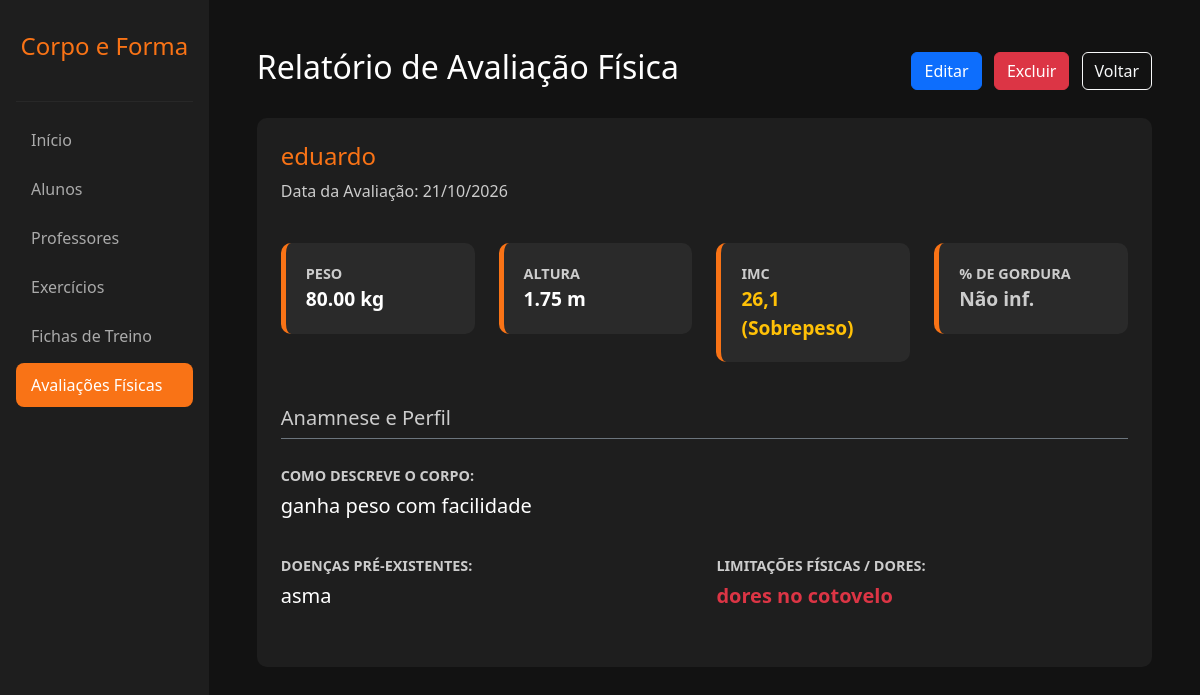
/ver_avaliacao.php?id=6 (signed in), run on the app's committed database.
### tables this page shows
CREATE TABLE `avaliacoes` (
  `id` int(11) NOT NULL,
  `aluno_id` int(11) NOT NULL,
  `data_avaliacao` date NOT NULL,
  `peso` decimal(5,2) DEFAULT NULL,
  `altura` decimal(3,2) DEFAULT NULL,
  `percentual_gordura` decimal(4,2) DEFAULT NULL,
  `percepcao_corporal` varchar(255) DEFAULT NULL,
  `doencas_preexistentes` text DEFAULT NULL,
  `limitacoes_fisicas` text DEFAULT NULL
);

CREATE TABLE `alunos` (
  `id` int(11) NOT NULL,
  `nome` varchar(100) NOT NULL,
  `email` varchar(100) DEFAULT NULL,
  `sexo` enum('M','F') NOT NULL DEFAULT 'M',
  `telefone` varchar(20) DEFAULT NULL,
  `data_nascimento` date DEFAULT NULL,
  `objetivo` varchar(50) DEFAULT NULL,
  `data_cadastro` timestamp NOT NULL DEFAULT current_timestamp(),
  `senha` varchar(255) DEFAULT '123456',
  `treino_atual` varchar(2) DEFAULT 'A'
);

### ver_avaliacao.php (the view, shortened to what this page needs)
<?php
require 'conexao.php';
$stmt = $pdo->prepare("SELECT av.*, al.nome, al.data_nascimento FROM avaliacoes av JOIN alunos al ON av.aluno_id = al.id WHERE av.id = :id");
$stmt->execute(['id' => $_GET['id']]);
$avaliacao = $stmt->fetch(PDO::FETCH_ASSOC);
$imc = $avaliacao['peso'] / ($avaliacao['altura'] * $avaliacao['altura']);
$imc_formatado = number_format($imc, 1, ',', '.');
if ($imc < 18.5) { $classificacao = "Abaixo do peso"; $cor = "text-info"; }
elseif ($imc < 24.9) { $classificacao = "Peso normal"; $cor = "text-success"; }
elseif ($imc < 29.9) { $classificacao = "Sobrepeso"; $cor = "text-warning"; }
else { $classificacao = "Obesidade"; $cor = "text-danger"; }
?>
<!DOCTYPE html>
<html lang="pt-BR">
<head>
    <link href="https://cdn.jsdelivr.net/npm/bootstrap@5.3.2/dist/css/bootstrap.min.css" rel="stylesheet">
</head>
<body>
    <div class="d-flex">
        <div class="sidebar p-3 d-flex flex-column">
            <h4 class="text-center mt-3 mb-4" style="color: #f97316;">Corpo e Forma</h4>
            <hr style="border-color: #444;">
            <ul class="nav flex-column mb-auto">
                <li class="nav-item"><a href="painel.php" class="nav-link">Início</a></li>
                <li class="nav-item"><a href="alunos.php" class="nav-link">Alunos</a></li>
                <li class="nav-item"><a href="professores.php" class="nav-link">Professores</a></li>
                <li class="nav-item"><a href="exercicios.php" class="nav-link">Exercícios</a></li>
                <li class="nav-item"><a href="fichas.php" class="nav-link">Fichas de Treino</a></li>
                <li class="nav-item"><a href="avaliacoes.php" class="nav-link active">Avaliações Físicas</a></li>
            </ul>
        </div>
        <div class="content p-5 w-100">
            <div class="d-flex justify-content-between align-items-center mb-4">
                <h2>Relatório de Avaliação Física</h2>
                <div>
                    <a href="editar_avaliacao.php?id=<?php echo $avaliacao['id']; ?>" class="btn btn-primary me-2">Editar</a>
                    <a href="excluir_avaliacao.php?id=<?php echo $avaliacao['id']; ?>" class="btn btn-danger me-2" onclick="return confirm('Tem certeza que deseja excluir esta avaliação?');">Excluir</a>
                    <a href="avaliacoes.php" class="btn btn-outline-light">Voltar</a>
                </div>
            </div>
            <div class="card p-4" style="background-color: #1e1e1e; border: none; border-radius: 10px;">
                <h4 style="color: #f97316;"><?php echo $avaliacao['nome']; ?></h4>
                <p class="texto-cinza">Data da Avaliação: <?php echo date('d/m/Y', strtotime($avaliacao['data_avaliacao'])); ?></p>
                <div class="row mt-4">
                    <div class="col-md-3"><div class="info-box"><div class="info-label">Peso</div><div class="info-value"><?php echo $avaliacao['peso']; ?> kg</div></div></div>
                    <div class="col-md-3"><div class="info-box"><div class="info-label">Altura</div><div class="info-value"><?php echo $avaliacao['altura']; ?> m</div></div></div>
                    <div class="col-md-3">
                        <div class="info-box">
                            <div class="info-label">IMC</div>
                            <div class="info-value <?php echo $cor; ?>"><?php echo $imc_formatado; ?> (<?php echo $classificacao; ?>)</div>
                        </div>
                    </div>
                    <div class="col-md-3">
                        <div class="info-box">
                            <div class="info-label">% de Gordura</div>
                            <div class="info-value">
                                <?php echo !empty($avaliacao['percentual_gordura']) ? $avaliacao['percentual_gordura'] . '%' : '<span class="texto-cinza">Não inf.</span>'; ?>
                            </div>
                        </div>
                    </div>
                </div>
                <h5 class="mt-4 border-bottom border-secondary pb-2 texto-cinza">Anamnese e Perfil</h5>
                <div class="row mt-3">
                    <div class="col-md-12 mb-3">
                        <span class="info-label">Como descreve o corpo:</span>
                        <p class="fs-5 mt-1 texto-branco"><?php echo $avaliacao['percepcao_corporal']; ?></p>
                    </div>
                    <div class="col-md-6 mb-3">
                        <span class="info-label">Doenças Pré-existentes:</span>
                        <p class="fs-5 mt-1 texto-branco"><?php echo !empty($avaliacao['doencas_preexistentes']) ? $avaliacao['doencas_preexistentes'] : 'Nenhuma relatada'; ?></p>
                    </div>
                    <div class="col-md-6 mb-3">
                        <span class="info-label">Limitações Físicas / Dores:</span>
                        <p class="fs-5 mt-1 text-danger fw-bold"><?php echo !empty($avaliacao['limitacoes_fisicas']) ? $avaliacao['limitacoes_fisicas'] : 'Nenhuma relatada'; ?></p>
                    </div>
                </div>
            </div>
        </div>
    </div>
</body>
</html>

### ver_avaliacao.php (style rules this page uses)
body { background-color: #121212; color: #ffffff; }
.sidebar { background-color: #1e1e1e; min-height: 100vh; width: 250px; }
.nav-link { color: #aaaaaa; padding: 10px 15px; margin-bottom: 5px; border-radius: 8px; }
.nav-link:hover, .nav-link.active { background-color: #f97316; color: #ffffff; }
.info-box { background-color: #2a2a2a; padding: 20px; border-radius: 10px; border-left: 5px solid #f97316; margin-bottom: 20px; }
.info-label { color: #cccccc; font-size: 0.9em; text-transform: uppercase; font-weight: bold; }
.info-value { font-size: 1.2em; font-weight: bold; color: #ffffff; }
.texto-branco { color: #ffffff !important; }
.texto-cinza { color: #cccccc !important; }

### data on the page
avaliacoes: aluno.nome "eduardo", data_avaliacao "21/10/2026", peso "80.00", altura "1.75", imc_formatado "26,1", classificacao "Sobrepeso", percepcao_corporal "ganha peso com facilidade", doencas_preexistentes "asma", limitacoes_fisicas "dores no cotovelo"
